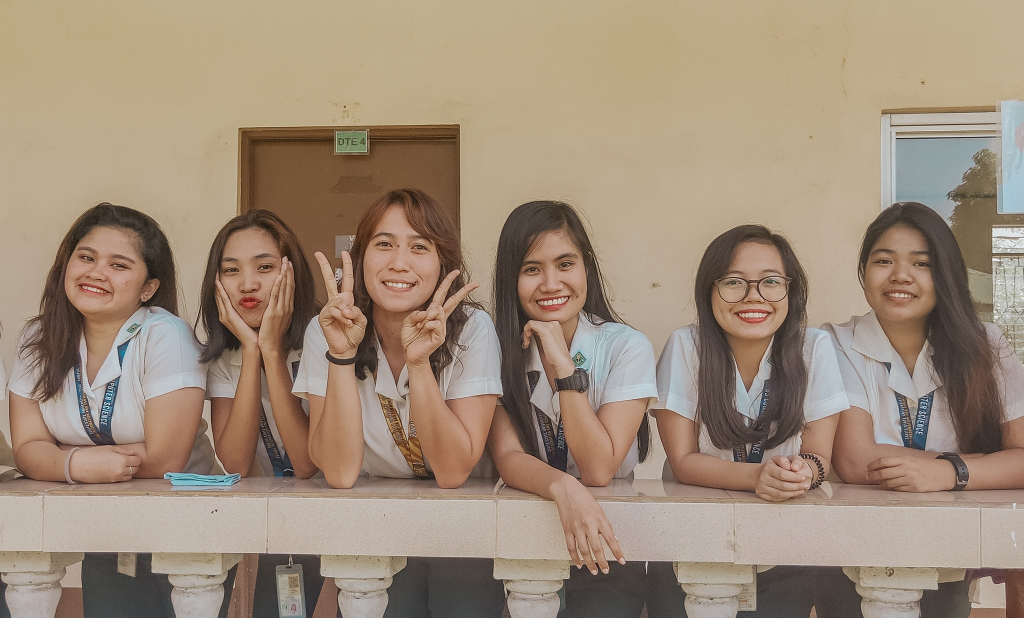
#> input picture medina.jpg, 2048 x 1235 px (shown at 1/2 size)
$ python main.py
#> lines starting #> are read from the running program, lines starting #| are printed output that depends on the picture
import cv2 as cv
import numpy as np

img=cv.imread("medina.jpg")
#> img is the input picture: shape (1235, 2048, 3); mean B, G, R 120.6, 139.5, 158.2
gray=cv.imread("medina.jpg", 0)
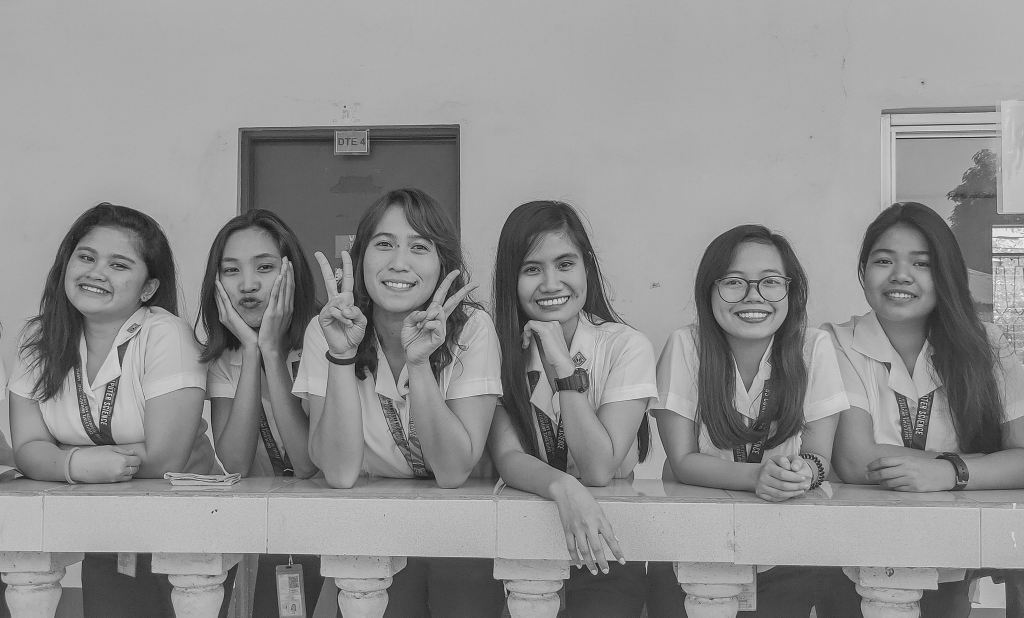
#> gray: shape (1235, 2048) (shown at 1/2 size); min 0, max 255, mean 143

print("""
Please choose:
    1. Accept/load colored img. Grayscale should be rejected.
    2. Output a pixel value.
    3. Modify a pixel value.
    4. Set img dimensions. Within boundaries or not.
    5. Set img total pixel count. Higher or lower than the set pixel.
    6. Show the currently loaded image's data type.
""")

opt=int(input("input number: "))
#> the answer given: 3
if opt == 1 :
    imgshape = len(img.shape)
    grayshape = len(gray.shape)
    if imgshape > grayshape:
        cv.imshow("colored", img)
        cv.waitKey(0)
    else:
        exit()

elif opt == 2:
    x = int(input("for x axis: "))
    y = int(input("for y axis: "))
    color = int(input("selection: \n 1. BLUE \n 2. GREEN \n 3. RED\ninput number: "))
    c=color-1
    print(img.item(x, y , c))


elif opt == 3:
    x = int(input("for x axis: "))
#> the answer given: 3
    y = int(input("for y axis: "))
#> the answer given: 3
    print(img[x, y])
#| [131 171 190]
    for i in range(0, 3, 1):
        color = int(input("selection: \n 1. BLUE \n 2. GREEN \n 3. RED\ninput number: "))
#> (the run stopped early here; a loop or call above may not have finished)
